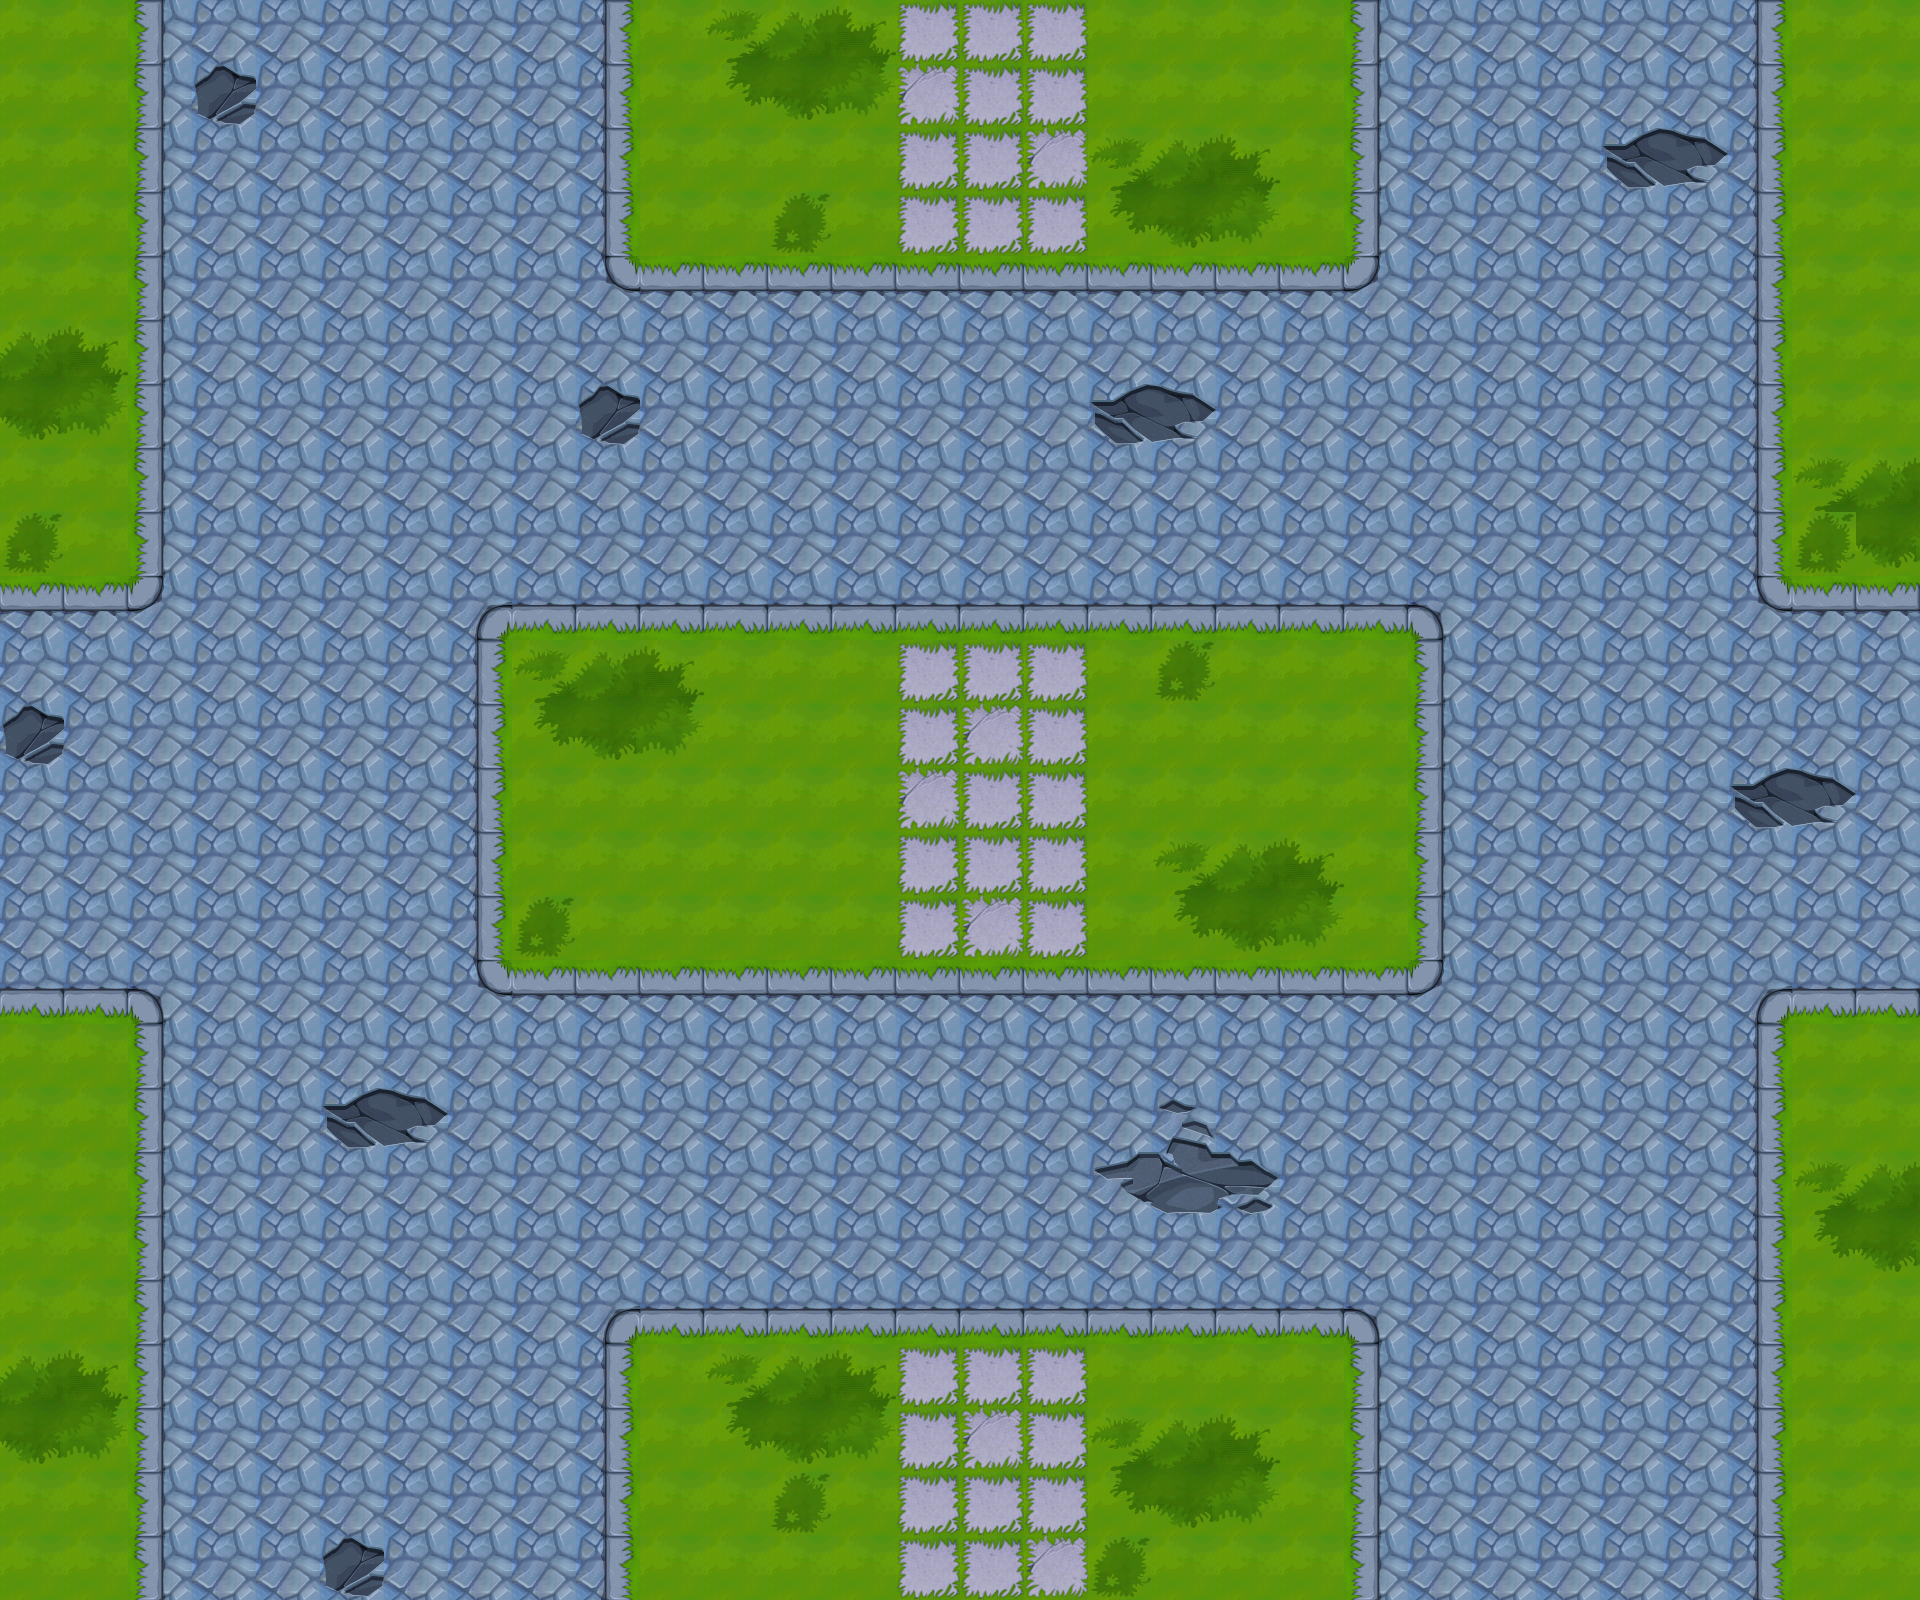

A 2D game scene composited from a Tiled map and its tileset images. What follows is a short description and the map's XML, with each tile layer's data collapsed to a summary:
An orthogonal 30x25 tile map with 64x64 px tiles, 1 tile layer (background), 32 tilesets and 92 objects (18x collide, 8x collide_bullet).

<map version="1.0" orientation="orthogonal" width="30" height="25" tilewidth="64" tileheight="64">
 <tileset firstgid="1" name="bg06" tilewidth="64" tileheight="64">
  <image source="bg06.png" width="512" height="256" />
 </tileset>
 <tileset firstgid="33" name="jianzhu06_shu03" tilewidth="284" tileheight="274">
  <image source="jianzhu06_shu03.png" width="284" height="276" />
 </tileset>
 <tileset firstgid="34" name="jianzhu06_shu" tilewidth="291" tileheight="267">
  <image source="jianzhu06_shu.png" width="291" height="267" />
 </tileset>
 <tileset firstgid="35" name="jianzhu06_shu02" tilewidth="291" tileheight="267">
  <image source="jianzhu06_shu02.png" width="291" height="267" />
 </tileset>
 <tileset firstgid="36" name="jianzhu06_shitou" tilewidth="137" tileheight="83">
  <image source="jianzhu06_shitou.png" width="137" height="83" />
 </tileset>
 <tileset firstgid="37" name="jianzhu_lvhua" tilewidth="266" tileheight="142">
  <image source="jianzhu_lvhua.png" width="266" height="142" />
 </tileset>
 <tileset firstgid="38" name="jianzhu06_cao" tilewidth="125" tileheight="131">
  <image source="jianzhu06_cao.png" width="125" height="131" />
 </tileset>
 <tileset firstgid="39" name="jianzhu06_shui04" tilewidth="102" tileheight="54">
  <image source="jianzhu06_shui04.png" width="102" height="54" />
 </tileset>
 <tileset firstgid="40" name="jianzhu06_shui03" tilewidth="116" tileheight="54">
  <image source="jianzhu06_shui03.png" width="116" height="54" />
 </tileset>
 <tileset firstgid="41" name="jianzhu06_shui01" tilewidth="127" tileheight="65">
  <image source="jianzhu06_shui01.png" width="127" height="65" />
 </tileset>
 <tileset firstgid="42" name="jianzhu06_shui02" tilewidth="371" tileheight="217">
  <image source="jianzhu06_shui02.png" width="371" height="217" />
 </tileset>
 <tileset firstgid="43" name="jianzhu06_ken02" tilewidth="151" tileheight="79">
  <image source="jianzhu06_ken02.png" width="151" height="79" />
 </tileset>
 <tileset firstgid="44" name="jianzhu06_ken01" tilewidth="143" tileheight="56">
  <image source="jianzhu06_ken01.png" width="143" height="56" />
 </tileset>
 <tileset firstgid="45" name="jianzhu_xiangzi03" tilewidth="122" tileheight="76">
  <image source="jianzhu_xiangzi03.png" width="122" height="76" />
 </tileset>
 <tileset firstgid="46" name="jianzhu_xiangzi02" tilewidth="122" tileheight="126">
  <image source="jianzhu_xiangzi02.png" width="122" height="126" />
 </tileset>
 <tileset firstgid="47" name="jianzhu_xiangzi06" tilewidth="90" tileheight="113">
  <image source="jianzhu_xiangzi06.png" width="90" height="113" />
 </tileset>
 <tileset firstgid="48" name="jianzhu_xiangzi05" tilewidth="150" tileheight="170">
  <image source="jianzhu_xiangzi05.png" width="150" height="170" />
 </tileset>
 <tileset firstgid="49" name="jianzhu_xiangzi01" tilewidth="71" tileheight="80">
  <image source="jianzhu_xiangzi01.png" width="71" height="80" />
 </tileset>
 <tileset firstgid="50" name="jianzhu_xiangzi04" tilewidth="183" tileheight="126">
  <image source="jianzhu_xiangzi04.png" width="183" height="126" />
 </tileset>
 <tileset firstgid="51" name="jianzhu_xiangzi07" tilewidth="92" tileheight="112">
  <image source="jianzhu_xiangzi07.png" width="92" height="112" />
 </tileset>
 <tileset firstgid="52" name="jianzhu_qiang01" tilewidth="92" tileheight="54">
  <image source="jianzhu_qiang01.png" width="92" height="54" />
 </tileset>
 <tileset firstgid="53" name="yunbingche1" tilewidth="345" tileheight="247">
  <image source="yunbingche1.png" width="345" height="247" />
 </tileset>
 <tileset firstgid="54" name="yunbingche2" tilewidth="345" tileheight="245">
  <image source="yunbingche2.png" width="345" height="245" />
 </tileset>
 <tileset firstgid="55" name="shabao" tilewidth="113" tileheight="68">
  <image source="shabao.png" width="113" height="68" />
 </tileset>
 <tileset firstgid="56" name="jianzhu2_xiangzi0" tilewidth="192" tileheight="168">
  <image source="jianzhu2_xiangzi0.png" width="192" height="168" />
 </tileset>
 <tileset firstgid="57" name="jianzhu_xuezi01" tilewidth="242" tileheight="196">
  <image source="jianzhu_xuezi01.png" width="242" height="196" />
 </tileset>
 <tileset firstgid="58" name="jianzhu_xuezi02" tilewidth="219" tileheight="141">
  <image source="jianzhu_xuezi02.png" width="219" height="141" />
 </tileset>
 <tileset firstgid="59" name="jianzhu_xuezi03" tilewidth="192" tileheight="132">
  <image source="jianzhu_xuezi03.png" width="192" height="132" />
 </tileset>
 <tileset firstgid="60" name="jianzhu_xuezi04" tilewidth="421" tileheight="156">
  <image source="jianzhu_xuezi04.png" width="421" height="156" />
 </tileset>
 <tileset firstgid="61" name="jianzhu_xuezi05" tilewidth="180" tileheight="297">
  <image source="jianzhu_xuezi05.png" width="180" height="297" />
 </tileset>
 <tileset firstgid="62" name="jianzhu_langan" tilewidth="258" tileheight="59">
  <image source="jianzhu_langan.png" width="258" height="59" />
 </tileset>
 <tileset firstgid="63" name="jianzhu_kzt" tilewidth="377" tileheight="159">
  <image source="jianzhu_kzt.png" width="377" height="159" />
 </tileset>
 <layer name="background" width="30" height="25">
  <data>[750 cells, 750 non-empty, 26 distinct tile ids]</data>
 </layer>
 <objectgroup name="huatan1" width="30" height="25">
  <properties>
   <property name="filename" value="jianzhu_lvhua.png" />
   <property name="groundlayer" value="1" />
  </properties>
  <object gid="37" x="1146" y="771" />
  <object gid="37" x="554" y="764" />
 </objectgroup>
 <objectgroup name="zhihuitai" width="30" height="25">
  <properties>
   <property name="filename" value="jianzhu_kzt.png" />
   <property name="groundlayer" value="1" />
  </properties>
  <object gid="63" x="506" y="853">
   <properties>
    <property name="groundZ" value="1" />
   </properties>
  </object>
 </objectgroup>
 <objectgroup name="huatan2" width="30" height="25">
  <properties>
   <property name="filename" value="jianzhu06_cao.png" />
   <property name="groundlayer" value="1" />
  </properties>
  <object gid="38" x="2021" y="780" />
 </objectgroup>
 <objectgroup name="shu1" width="30" height="25">
  <properties>
   <property name="buildlayer" value="1" />
   <property name="filename" value="jianzhu06_shu03.png" />
  </properties>
  <object gid="33" x="1091" y="102" />
  <object gid="33" x="-83" y="591" />
  <object gid="33" x="581" y="129" />
  <object gid="33" x="1719" y="574" />
  <object gid="33" x="1151" y="1558" />
  <object gid="33" x="1153" y="1694" />
  <object gid="33" x="1727" y="1247" />
  <object gid="33" x="-102" y="1451" />
 </objectgroup>
 <objectgroup name="shu2" width="30" height="25">
  <properties>
   <property name="buildlayer" value="1" />
   <property name="filename" value="jianzhu06_shu02.png" />
  </properties>
  <object gid="35" x="1722" y="398" />
  <object gid="35" x="-74" y="152" />
  <object gid="35" x="-106" y="1663" />
  <object gid="35" x="589" y="239" />
  <object gid="35" x="1755" y="1685" />
  <object gid="35" x="1740" y="1466" />
  <object gid="35" x="589" y="1549" />
  <object gid="35" x="-83" y="1220" />
  <object gid="35" x="1723" y="210" />
 </objectgroup>
 <objectgroup name="shu3" width="30" height="25">
  <properties>
   <property name="buildlayer" value="1" />
   <property name="filename" value="jianzhu06_shu.png" />
  </properties>
  <object gid="34" x="-91" y="380" />
  <object gid="34" x="1108" y="261" />
  <object gid="34" x="567" y="1689" />
 </objectgroup>
 <objectgroup name="stone" width="30" height="25">
  <properties>
   <property name="filename" value="jianzhu06_shitou.png" />
   <property name="groundlayer" value="1" />
  </properties>
  <object gid="36" x="2027" y="911" />
 </objectgroup>
 <objectgroup name="shui1" width="30" height="25">
  <properties>
   <property name="filename" value="jianzhu06_shui04.png" />
   <property name="groundlayer" value="1" />
  </properties>
  <object gid="39" x="2600" y="664" />
 </objectgroup>
 <objectgroup name="shui2" width="30" height="25">
  <properties>
   <property name="filename" value="jianzhu06_shui03.png" />
   <property name="groundlayer" value="1" />
  </properties>
  <object gid="40" x="2627" y="792" />
 </objectgroup>
 <objectgroup name="shui3" width="30" height="25">
  <properties>
   <property name="filename" value="jianzhu06_shui03.png" />
   <property name="groundlayer" value="1" />
  </properties>
  <object gid="41" x="2364" y="537" />
 </objectgroup>
 <objectgroup name="shui4" width="30" height="25">
  <properties>
   <property name="filename" value="jianzhu06_shui03.png" />
   <property name="groundlayer" value="1" />
  </properties>
  <object gid="42" x="2191" y="790" />
 </objectgroup>
 <objectgroup name="nitu1" width="30" height="25">
  <properties>
   <property name="filename" value="jianzhu06_shui03.png" />
   <property name="groundlayer" value="1" />
  </properties>
  <object gid="43" x="2543" y="970" />
 </objectgroup>
 <objectgroup name="nitu2" width="30" height="25">
  <properties>
   <property name="filename" value="jianzhu06_shui03.png" />
   <property name="groundlayer" value="1" />
  </properties>
  <object gid="44" x="2574" y="897" />
 </objectgroup>
 <objectgroup name="greenboxs" width="30" height="25">
  <properties>
   <property name="filename" value="jianzhu_xiangzi03.png" />
   <property name="groundlayer" value="1" />
  </properties>
  <object gid="45" x="1824" y="642" />
 </objectgroup>
 <objectgroup name="greenboxb" width="30" height="25">
  <properties>
   <property name="filename" value="jianzhu_xiangzi02.png" />
   <property name="groundlayer" value="1" />
  </properties>
  <object gid="46" x="759" y="894">
   <properties>
    <property name="groundZ" value="2" />
   </properties>
  </object>
  <object gid="46" x="476" y="200">
   <properties>
    <property name="groundZ" value="3" />
   </properties>
  </object>
  <object gid="46" x="1317" y="108">
   <properties>
    <property name="groundZ" value="1" />
   </properties>
  </object>
 </objectgroup>
 <objectgroup name="greenboxbb" width="30" height="25">
  <properties>
   <property name="filename" value="jianzhu2_xiangzi0.png" />
   <property name="groundlayer" value="1" />
  </properties>
  <object gid="56" x="-75" y="744" />
 </objectgroup>
 <objectgroup name="blackboxs" width="30" height="25">
  <properties>
   <property name="filename" value="jianzhu_xiangzi06.png" />
   <property name="groundlayer" value="1" />
  </properties>
  <object gid="47" x="566" y="899">
   <properties>
    <property name="groundZ" value="2" />
   </properties>
  </object>
 </objectgroup>
 <objectgroup name="blackboxb" width="30" height="25">
  <properties>
   <property name="filename" value="jianzhu_xiangzi05.png" />
   <property name="groundlayer" value="1" />
  </properties>
  <object gid="48" x="1294" y="238">
   <properties>
    <property name="groundZ" value="3" />
   </properties>
  </object>
 </objectgroup>
 <objectgroup name="mutouboxs" width="30" height="25">
  <properties>
   <property name="filename" value="jianzhu_xiangzi01.png" />
   <property name="groundlayer" value="1" />
  </properties>
  <object gid="49" x="2309" y="1509" />
 </objectgroup>
 <objectgroup name="mutouboxb" width="30" height="25">
  <properties>
   <property name="filename" value="jianzhu_xiangzi04.png" />
   <property name="groundlayer" value="1" />
  </properties>
  <object gid="50" x="468" y="121">
   <properties>
    <property name="groundZ" value="1" />
   </properties>
  </object>
 </objectgroup>
 <objectgroup name="M16" width="30" height="25">
  <properties>
   <property name="filename" value="jianzhu_xiangzi07.png" />
   <property name="groundlayer" value="1" />
  </properties>
  <object gid="51" x="786" y="877">
   <properties>
    <property name="groundZ" value="10" />
   </properties>
  </object>
  <object gid="51" x="1324" y="179">
   <properties>
    <property name="groundZ" value="10" />
   </properties>
  </object>
 </objectgroup>
 <objectgroup name="SVD" width="30" height="25">
  <properties>
   <property name="filename" value="jianzhu_qiang01.png" />
   <property name="groundlayer" value="1" />
  </properties>
  <object gid="52" x="565" y="845">
   <properties>
    <property name="groundZ" value="10" />
   </properties>
  </object>
  <object gid="52" x="1834" y="617">
   <properties>
    <property name="groundZ" value="10" />
   </properties>
  </object>
 </objectgroup>
 <objectgroup name="shabao" width="30" height="25">
  <properties>
   <property name="buildlayer" value="1" />
   <property name="filename" value="shabao.png" />
  </properties>
  <object gid="55" x="1370" y="930" />
  <object gid="55" x="475" y="369" />
 </objectgroup>
 <objectgroup name="tanke1" width="30" height="25">
  <properties>
   <property name="buildlayer" value="1" />
   <property name="filename" value="yunbingche1.png" />
  </properties>
  <object gid="53" x="1141" y="928" />
 </objectgroup>
 <objectgroup name="tanke2" width="30" height="25">
  <properties>
   <property name="buildlayer" value="1" />
   <property name="filename" value="yunbingche2.png" />
  </properties>
  <object gid="54" x="314" y="1640" />
  <object gid="54" x="453" y="368" />
 </objectgroup>
 <objectgroup name="blood1" width="30" height="25">
  <properties>
   <property name="filename" value="jianzhu_xuezi01.png" />
   <property name="groundlayer" value="1" />
  </properties>
  <object gid="57" x="-83" y="955" />
  <object gid="57" x="1451" y="1656" />
  <object gid="57" x="1464" y="148" />
 </objectgroup>
 <objectgroup name="blood2" width="30" height="25">
  <properties>
   <property name="filename" value="jianzhu_xuezi02.png" />
   <property name="groundlayer" value="1" />
  </properties>
  <object gid="58" x="1322" y="530" />
  <object gid="58" x="754" y="1228" />
 </objectgroup>
 <objectgroup name="blood3" width="30" height="25">
  <properties>
   <property name="filename" value="jianzhu_xuezi03.png" />
   <property name="groundlayer" value="1" />
  </properties>
  <object gid="59" x="598" y="1023" />
  <object gid="59" x="938" y="118" />
  <object gid="59" x="1465" y="1190" />
  <object gid="59" x="296" y="624" />
  <object gid="59" x="860" y="1624" />
  <object gid="59" x="1816" y="938" />
  <object gid="59" x="982" y="776" />
 </objectgroup>
 <objectgroup name="blood4" width="30" height="25">
  <properties>
   <property name="filename" value="jianzhu_xuezi04.png" />
   <property name="groundlayer" value="1" />
  </properties>
  <object gid="60" x="1600" y="822" />
  <object gid="60" x="575" y="471" />
 </objectgroup>
 <objectgroup name="blood5" width="30" height="25">
  <properties>
   <property name="filename" value="jianzhu_xuezi05.png" />
   <property name="groundlayer" value="1" />
  </properties>
  <object gid="61" x="151" y="1665" />
  <object gid="61" x="229" y="227" />
 </objectgroup>
 <objectgroup name="langan" width="30" height="25">
  <properties>
   <property name="buildlayer" value="1" />
   <property name="filename" value="jianzhu_langan.png" />
  </properties>
  <object gid="62" x="2421" y="1070" />
 </objectgroup>
 <objectgroup name="collide_people" width="30" height="25" visible="0">
  <object type="collide" x="-72" y="-24" width="179" height="765" />
  <object type="collide" x="-79" y="1034" width="179" height="765" />
  <object type="collide" x="317" y="1461" width="360" height="429" />
  <object type="collide" x="650" y="1391" width="154" height="313" />
  <object type="collide" x="1218" y="1386" width="154" height="313" />
  <object type="collide" x="1820" y="1061" width="246" height="785" />
  <object type="collide" x="1819" y="-28" width="207" height="668" />
  <object type="collide" x="554" y="644" width="265" height="150" />
  <object type="collide" x="505" y="712" width="382" height="132" />
  <object type="collide" x="562" y="779" width="325" height="116" />
  <object type="collide" x="1149" y="648" width="263" height="276" />
  <object type="collide" x="1330" y="755" width="155" height="169" />
  <object type="collide" x="1186" y="-60" width="257" height="301" />
  <object type="collide" x="464" y="-29" width="329" height="399" />
  <object type="collide" x="35" y="-125" width="1951" height="116" />
  <object type="collide" x="11" y="1609" width="1890" height="137" />
  <object type="collide" x="1929" y="539" width="187" height="604" />
  <object type="collide" x="-165" y="603" width="157" height="534" />
 </objectgroup>
 <objectgroup name="collide_bullet" width="30" height="25" visible="0">
  <object type="collide_bullet" x="479" y="-29" width="177" height="292" />
  <object type="collide_bullet" x="582" y="0" width="177" height="292" />
  <object type="collide_bullet" x="1152" y="653" width="252" height="203" />
  <object type="collide_bullet" x="1341" y="755" width="103" height="84" />
  <object type="collide_bullet" x="560" y="642" width="255" height="133" />
  <object type="collide_bullet" x="513" y="710" width="364" height="114" />
  <object type="collide_bullet" x="486" y="1480" width="134" height="170" />
  <object type="collide_bullet" x="350" y="1467" width="199" height="93" />
 </objectgroup>
</map>
